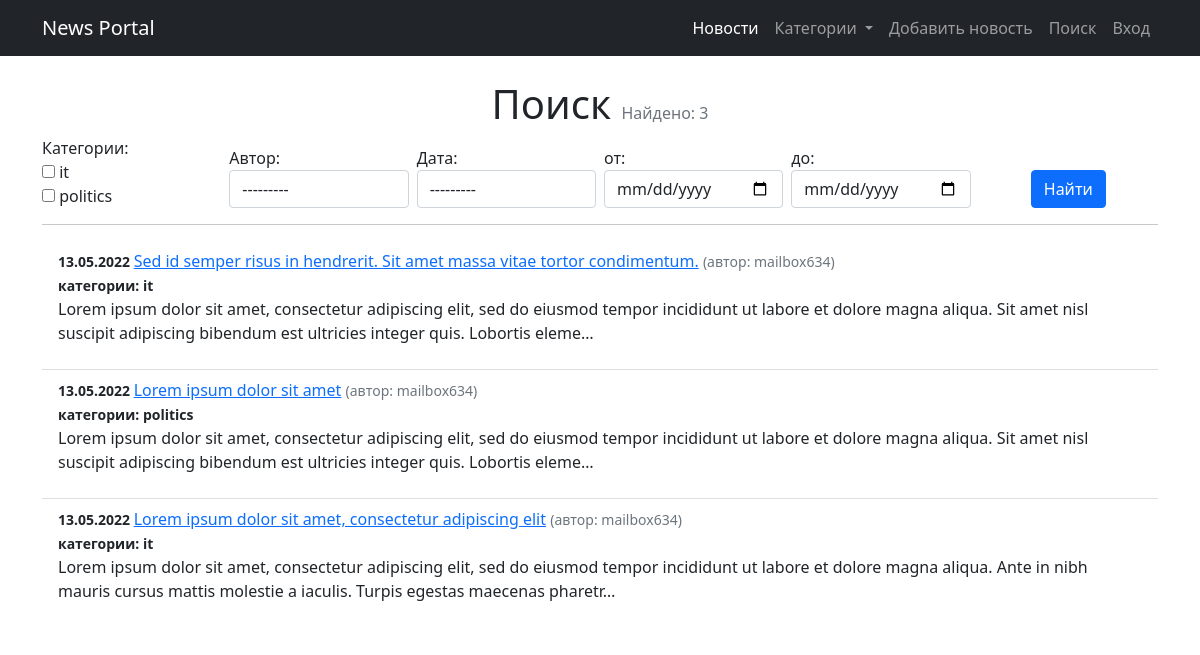
/search/, run on an earlier commit of the app's database.
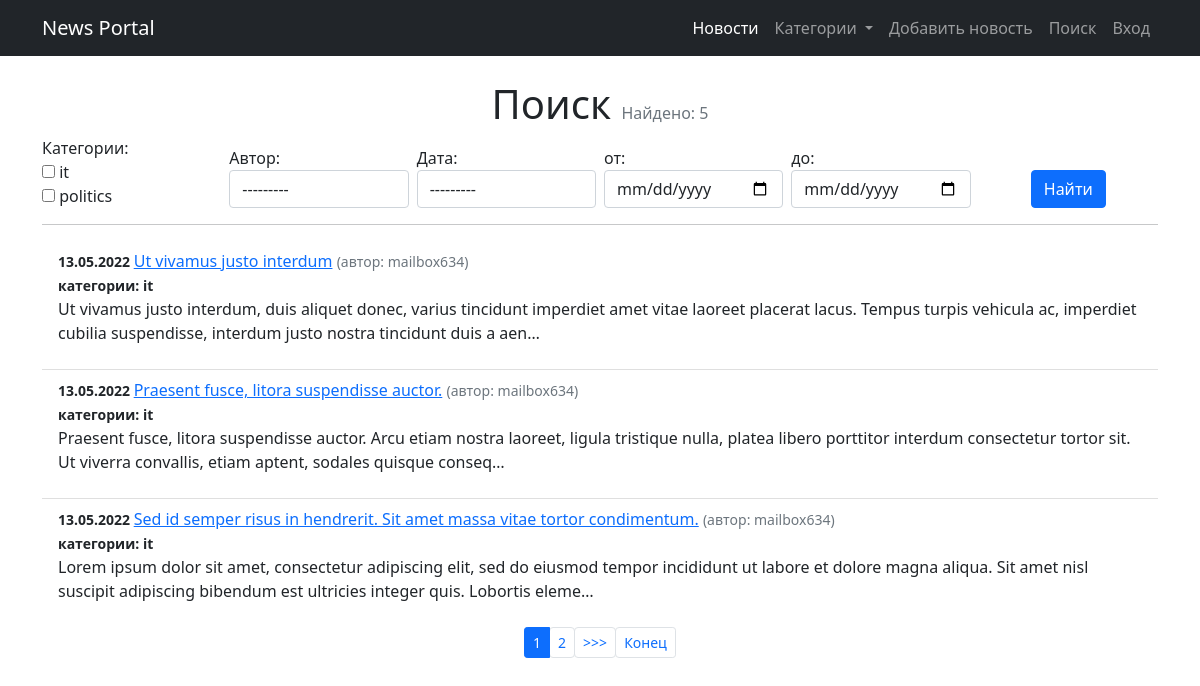
And on a later commit of the database.
### news/models.py (models this page shows, shortened)
class Post(models.Model):
    article = 'AR'
    news = 'NW'
    POST_TYPE = [
        (article, 'статья'),
        (news, 'новость'),
    ]
    author = models.ForeignKey(Author, on_delete=models.CASCADE)
    post_type = models.CharField(
        max_length=2, choices=POST_TYPE, default=article)
    date = models.DateTimeField(auto_now_add=True)
    title = models.CharField(max_length=255)
    text = models.TextField()
    rating = models.IntegerField(default=0)
    category = models.ManyToManyField(
        Category, through='PostCategory')

class Author(models.Model):
    username = models.OneToOneField(
        User, on_delete=models.CASCADE, primary_key=True)
    rating = models.IntegerField(default=0)
    def __str__(self):
        return self.username.username

class Category(models.Model):
    name = models.CharField(max_length=255, unique=True)
    subscriber = models.ManyToManyField(
        'Subscriber', through='CategorySubscriber')
    def __str__(self):
        return self.name

### news/views.py (the view)
# urls.py: path('search/', NewsSearch.as_view(), name='search'),
class NewsSearch(NewsList):
    template_name = 'news/news_search.html'
    paginate_by = 3
    def get_context_data(self, **kwargs):
        context = super().get_context_data(**kwargs)
        context['filter'] = NewsFilter(
            self.request.GET, queryset=self.get_queryset())
        return context
    def get_queryset(self):
        queryset = super().get_queryset()
        return NewsFilter(self.request.GET, queryset=queryset).qs

### news/templatetags/custom_filters.py (called while the page is built)
@register.filter()
def format_date(value):
    return value.strftime("%d.%m.%Y")

@register.filter()
def censor(text):
    if type(text) != str:
        return "Type error. Is not string"
    for word in CENSOR_WORDS:
        text = re.sub(r'(?:'+word[1:]+'?)[^\s]+',
                      ("*" * (len(word) - 1)), text)
    return text

### news/views.py (called while the page is built)
    def get_context_data(self, **kwargs):
        category_menu = Category.objects.all()
        context = super().get_context_data(**kwargs)
        context['is_not_authors'] = not self.request.user.groups.filter(
            name='authors').exists()
        context['category_menu'] = category_menu
        return context

### templates/news/news_search.html (shortened to what this page needs)
{% extends 'flatpages/default.html' %}
{% load custom_filters %}
{% block content %}
<h1 class="text-center">Поиск <span class="text-muted fs-6 fw-normal">Найдено: {{ page_obj.paginator.count }}</span></h1>
<form method="GET" id="my_form" >
    <div class="row g-2  align-items-end">
        {% for field in filter.form %}
        <div class="col">
            {{ field.label_tag }} {{ field }}
        </div>
        {% endfor %}
        <div class="col text-center">
            <input type="submit" value="Найти" class="btn btn-primary">
        </div>
    </div>
</form>
<hr>
<ul class="list-group list-group-flush">
    {% for newspost in news_list %}
    <li class="list-group-item"> <small class="fw-bold">{{ newspost.date | format_date }} </small>
        <a href="{% url 'news_post' newspost.id %}">{{ newspost.title | censor}}</a>
        <small class="text-muted ">(автор: {{ newspost.author}})</small><br>
        <small class="fw-bold">категории:
            {% for category in newspost.category.all %}
                {{ category }}
            {% endfor %}
        </small>
        <p>{{newspost.text | censor | truncatechars:210}}</p>
    </li>
    {% endfor %}
</ul>
{% if is_paginated %}
<nav aria-label="...">
    <ul class="pagination pagination-sm justify-content-center">
    {% for num in page_obj.paginator.page_range %}
        {% if page_obj.number == num %}
            <li class="page-item active"><a class="page-link">{{ num }}</a></li>
        {% elif num > page_obj.number|add:'-3' and num < page_obj.number|add:'3' %}
        <li class="page-item"><button form="my_form" name="page" value="{{ num }}" role="button" class="btn btn-link page-link">{{ num }}</button></li>
        {% endif %}
    {% endfor %}
    {% if page_obj.has_next %}
        <li class="page-item"><button form="my_form" name="page" value="{{page_obj.next_page_number}}" role="button" class="btn btn-link page-link">>>></button></li>
        <li class="page-item"><button form="my_form" name="page" value="{{page_obj.paginator.num_pages}}" role="button" class="btn btn-link page-link">Конец</button></li>
    {% endif %}
    </ul>
</nav>
{% endif %}
{% endblock content %}

What changed in the data, as far as the page shows it:
no longer on this page (row unchanged): Post: date "13.05.2022", title|censor "Lorem ipsum dolor sit amet", author "mailbox634", text|censor "Lorem ipsum dolor sit amet, consectetur adipiscing elit, sed do eiusmod tempor incididunt ut labore et dolore magna aliqua. Sit amet nisl suscipit adipiscing bibendum est ultricies integer quis. Lobortis eleme…"
no longer on this page (row unchanged): Category: name "politics", shown under "13.05.2022"
no longer on this page (row unchanged): Post: date "13.05.2022", title|censor "Lorem ipsum dolor sit amet, consectetur adipiscing elit", author "mailbox634", text|censor "Lorem ipsum dolor sit amet, consectetur adipiscing elit, sed do eiusmod tempor incididunt ut labore et dolore magna aliqua. Ante in nibh mauris cursus mattis molestie a iaculis. Turpis egestas maecenas pharetr…", Category (name "it")
added Post: date "13.05.2022", title|censor "Ut vivamus justo interdum", author "mailbox634", text|censor "Ut vivamus justo interdum, duis aliquet donec, varius tincidunt imperdiet amet vitae laoreet placerat lacus. Tempus turpis vehicula ac, imperdiet cubilia suspendisse, interdum justo nostra tincidunt duis a aen…", Category (name "it")
added Post: date "13.05.2022", title|censor "Praesent fusce, litora suspendisse auctor.", author "mailbox634", text|censor "Praesent fusce, litora suspendisse auctor. Arcu etiam nostra laoreet, ligula tristique nulla, platea libero porttitor interdum consectetur tortor sit. Ut viverra convallis, etiam aptent, sodales quisque conseq…", Category (name "it")
Also different on the page:
{{ page_obj.paginator.count }}: "3" → "5"
new list line: "1"
new list line: "2"
text now shown: ">>> Конец"
